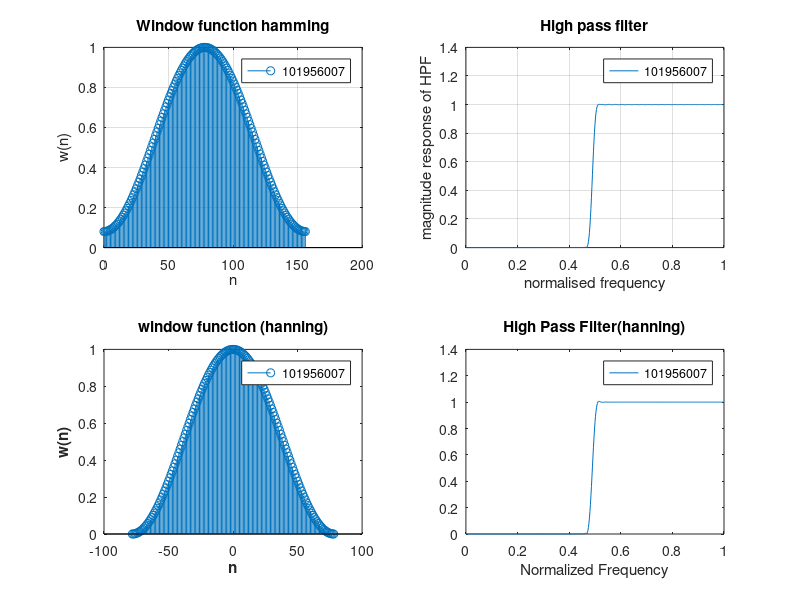

Reproduce this figure in MATLAB.
% for hamming
 clc;
clear all;
close all;
ws1= 0.51*pi;
wp1= 0.47*pi;
tr_width1= abs(ws1-wp1);
wc1= (wp1+ws1)/2;
 M1= ceil(6.2*pi/tr_width1)+1;
 if(rem(M1,2)==0)
     M1=M1+1;
 end
 t1= 0:1:(M1-1);
w_n1= 0.54-0.46.*cos((2*pi*t1)/(M1-1));
 n1= -(M1-1)/2:(M1-1)/2;
fc1= wc1/(2*pi);
 hd1= -2*fc1*(sinc(2*fc1*n1));
  hd1((M1-1)/2+1)= 1-2*fc1;
 h1= hd1.*w_n1;      %Multiplication of window function and desired frequency
 [HW1,WW1]= freqz(h1,1);
 subplot(2,2,1)
 stem(t1,w_n1);
 title('Window function hamming');
 xlabel('n');
 legend('101956007')
 ylabel('w(n)');
 grid on
 subplot(2,2,2)
 plot(WW1/pi, abs(HW1));
 legend('101956007')
 title('High pass filter');
 xlabel('normalised frequency');
 ylabel('magnitude response of HPF');
 grid on

 % for hanning
clc;
clear all;
%close all;
wp=0.47*pi;
ws=0.51*pi;
tr_width=abs(ws-wp);
wc=(wp+ws)/2;
M=ceil(6.2*pi/tr_width)+1;
if (rem(M,2)==0)
    M=M+1;
end
%hanning window function
w_n=(hann(M));
n=-(M-1)/2:(M-1)/2;
fc=wc/(2*pi);
hd=-2*fc*(sinc(2*fc*n));
hd((M-1)/2+1)=1-2*fc;
h=hd.*w_n';

[HW,WW]=freqz(h,1);

subplot(2,2,3);
stem(n,w_n);
title('window function (hanning)')
legend('101956007')
xlabel('\bfn');
ylabel('\bfw(n)');
subplot(2,2,4);
plot(WW./pi,abs(HW));
title('High Pass Filter(hanning)');
legend('101956007')
xlabel('Normalized Frequency');